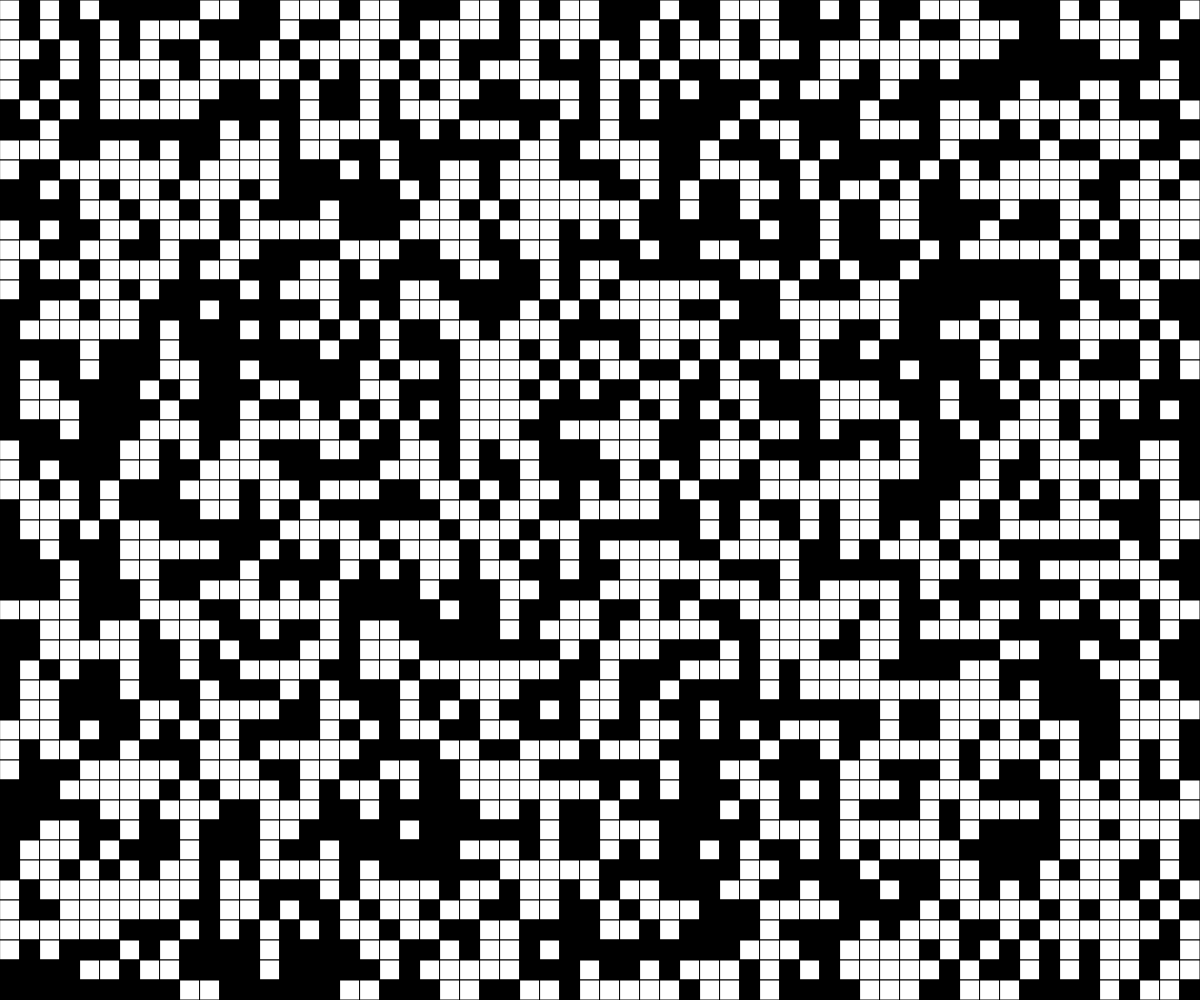
Frame 1 (no input)
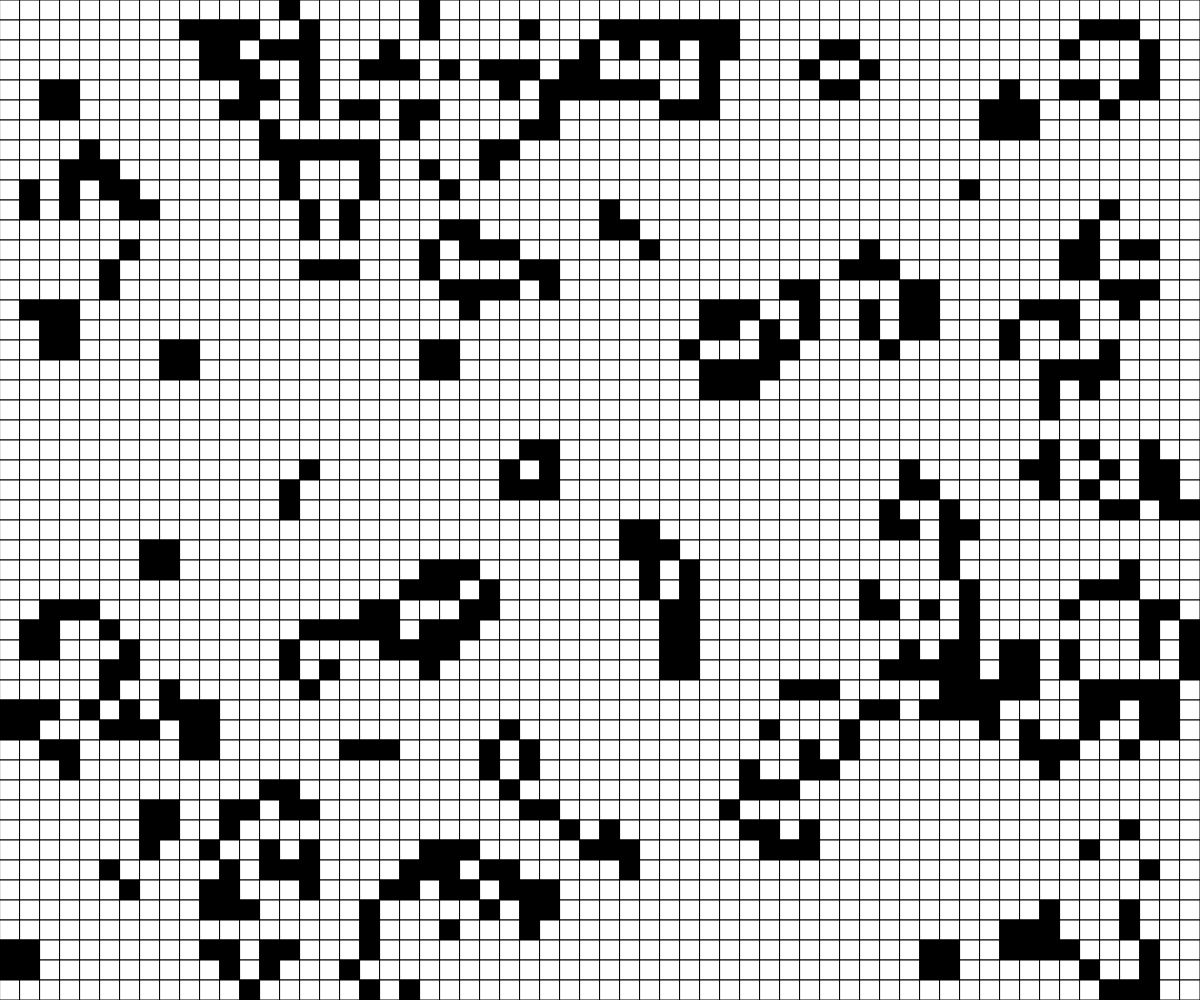
Frame 60 (no input)
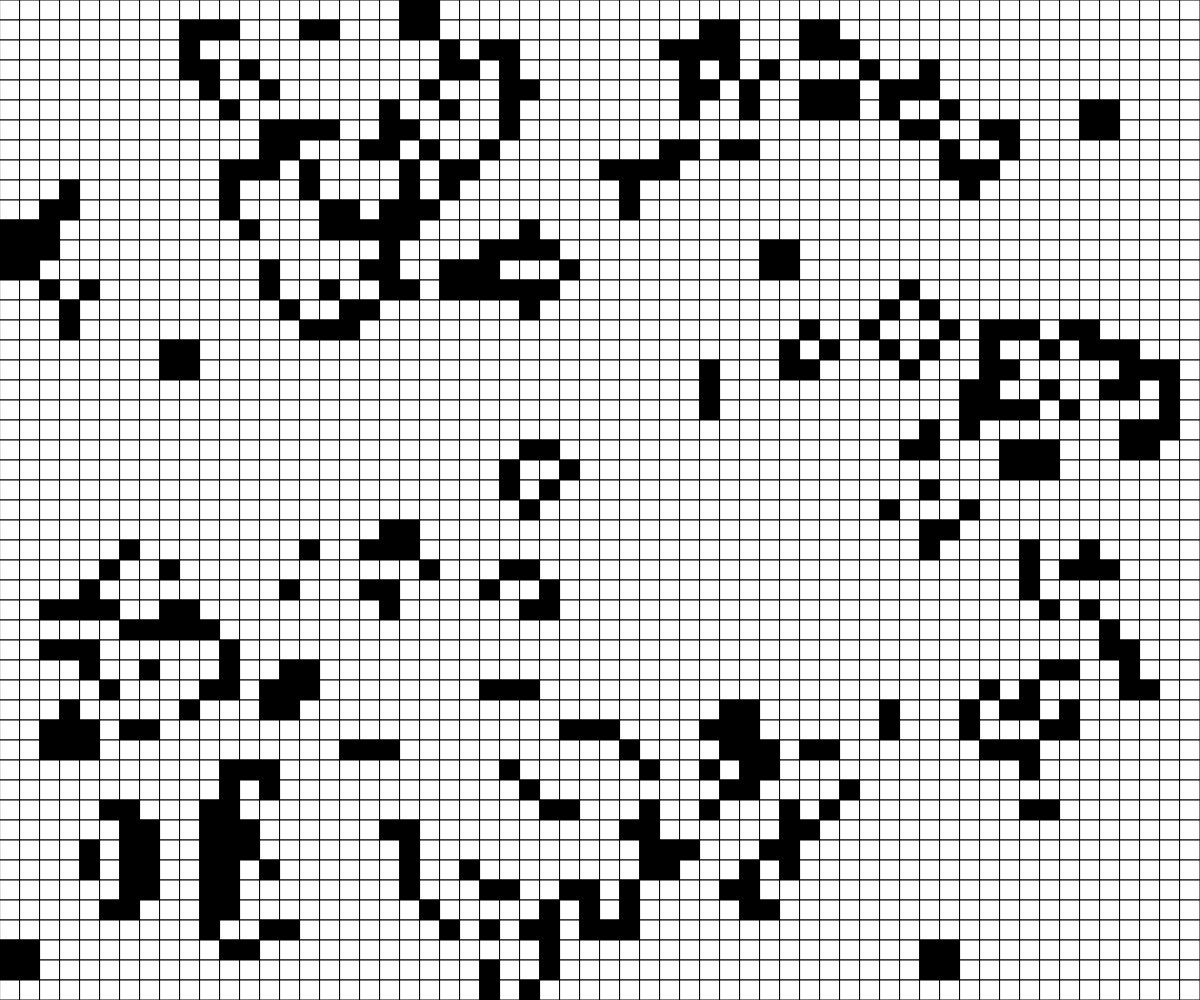
Frame 120 (the mouse pressed at the canvas centre since frame 60)

The p5.js sketch that drew these frames (run headless with seeded random() and noise() and a simulated clock; from frame 60 on, the mouse is pressed at the canvas centre):

// p5.js sketch
// ── sketch.js
// Rectangular Grid 2d Array Demo

const CELL_SIZE = 20;
const RENDER_ON_FAME = 5;
let autoPlayIsOn = true;
let grid;
let rows;
let cols;

function setup() {
  createCanvas(windowWidth, windowHeight);
  rows = Math.floor(height/CELL_SIZE);
  cols = Math.floor(width/CELL_SIZE);
  grid = generateRandomGrid(cols, rows);
}

function draw() {
  background(220);
  if (autoPlayIsOn && frameCount % RENDER_ON_FAME === 0) {
    grid = updateGrid();
  }
  displayGrid();
}

function mousePressed() {
  let x = Math.floor(mouseX/CELL_SIZE);
  let y = Math.floor(mouseY/CELL_SIZE);

  //self
  toggleCell(x, y);
}

function keyPressed() {
  if (key === "r") {
    grid = generateRandomGrid(cols, rows);
  }
  if (key === "e") {
    grid = generateEmptyGrid(cols, rows);
  }
  if (key === "a") {
    autoPlayIsOn = !autoPlayIsOn;
  }
  if (key === " ") {
    grid = updateGrid();
  }
}

function updateGrid() {
  let nextTurn = generateEmptyGrid(cols, rows);

  //Look at every cell
  for (let y = 0; y < rows; y++) {
    for (let x = 0; x < cols; x++) {
      let neighbours = 0;

      for (let i = -1; i <= 1; i++) {
        for (let j = -1; j <= 1; j++) {
          //Don't fall off the edge of the grid when counting neighbours
          if (x + j >= 0 && x + j < cols && y + i >= 0 && y + i < rows) {
            neighbours += grid[y + i][x + j];
          }
        }
      }

      //Don't count self as a neighbour
      neighbours -= grid[y][x];

      //Apply the rules
      if (grid[y][x] === 1) {
        //Currently Alive
        if (neighbours === 2 || neighbours === 3) {
          nextTurn[y][x] = 1;
        }
        else {
          nextTurn[y][x] = 0;
        }
      }

      if (grid[y][x] === 0) {
        //Currently dead
        if (neighbours === 3) {
          nextTurn[y][x] = 1;
        }
        else {
          nextTurn[y][x] = 0;
        }
      }
    }
  }
  return nextTurn;
}

function toggleCell(x, y) {
  //make sure the cell actually exists!
  if (x >= 0 && x < cols && y >= 0 && y < rows) {
    if (grid[y][x] === 1) {
      grid[y][x] = 0;
    }
    else if (grid[y][x] === 0) {
      grid[y][x] = 1;
    }
  }
}

function displayGrid() {
  for (let y = 0; y < rows; y++) {
    for (let x = 0; x < cols; x++) {
      if (grid[y][x] === 0) {
        fill("white");
      }
      if (grid[y][x] === 1) {
        fill("black");
      }
      square(x * CELL_SIZE, y * CELL_SIZE, CELL_SIZE);
    }
  }
}

function generateRandomGrid(cols, rows) {
  let newGrid = [];
  for (let y = 0; y < rows; y++) {
    newGrid.push([]);
    for (let x = 0; x < cols; x++) {
      if (random(100) < 50) {
        newGrid[y].push(1);
      }
      else {
        newGrid[y].push(0);
      }
    }
  }
  return newGrid;
}

function generateEmptyGrid(cols, rows) {
  let newGrid = [];
  for (let y = 0; y < rows; y++) {
    newGrid.push([]);
    for (let x = 0; x < cols; x++) {
      newGrid[y].push(0);
    }
  }
  return newGrid;
}
